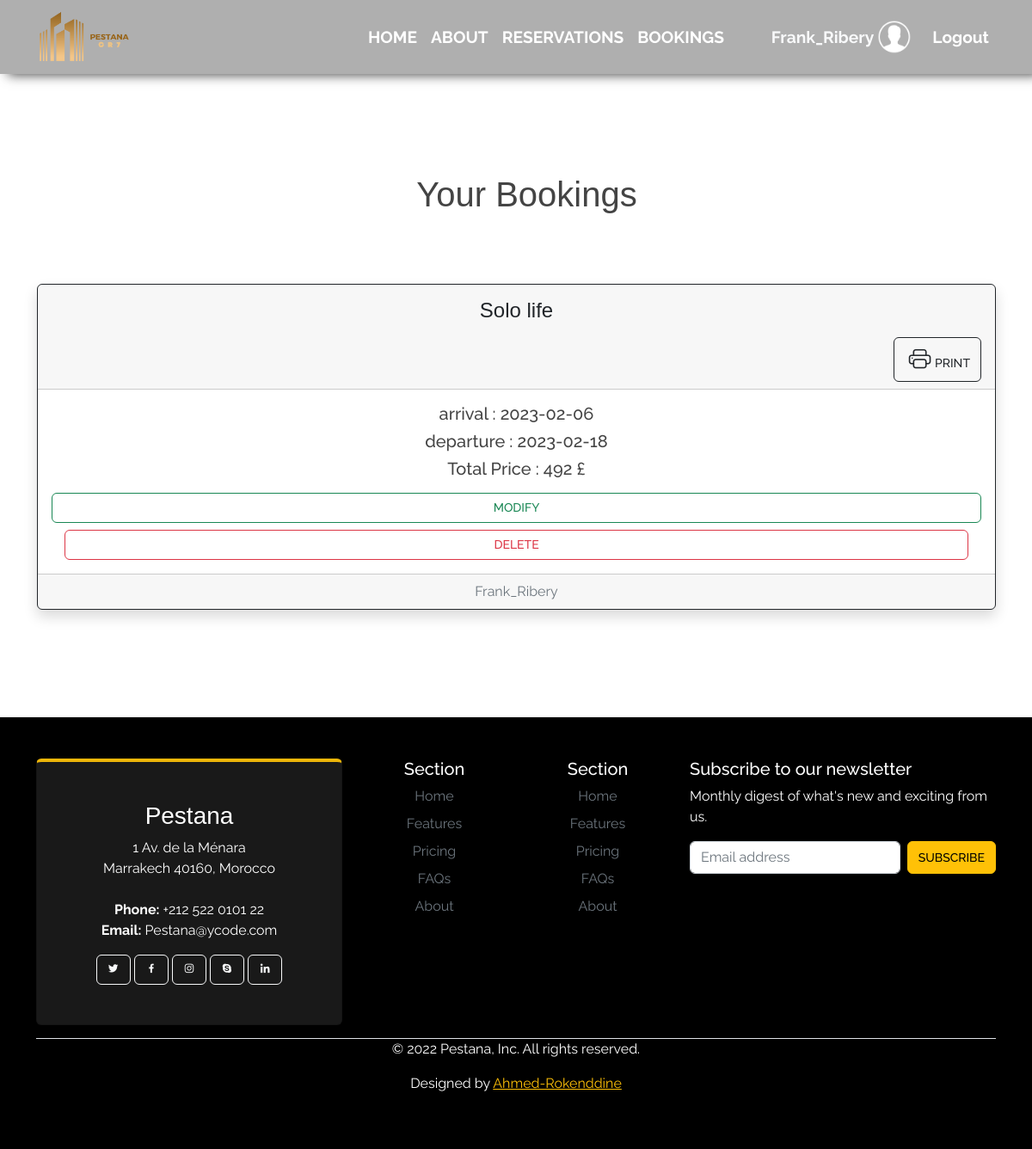
/reservations/search (signed in), run on the app's committed database.
### tables this page shows
CREATE TABLE `reservations` (
  `id` int(255) NOT NULL,
  `roomdid` int(255) NOT NULL,
  `userid` int(255) NOT NULL,
  `arrival` date NOT NULL,
  `departure` date NOT NULL,
  `Total` int(255) NOT NULL
);

CREATE TABLE `rooms` (
  `id` int(11) NOT NULL,
  `title` varchar(255) NOT NULL,
  `Price` int(255) NOT NULL,
  `type` varchar(255) NOT NULL,
  `Suitetype` varchar(255) DEFAULT NULL,
  `Occupied` tinyint(1) NOT NULL DEFAULT 0,
  `picture` varchar(300) NOT NULL
);

### app/controllers/Reservations.php (called while the page is built, shortened)
<?php
   class Reservations extends Controller {
    public function __construct(){
        $this->roomModel = $this->model('Room');
      }
    public function search(){
      $reservations = $this->roomModel->getReservationsbyuser();
      $guests = $this->roomModel->getguestsByreservation();
      $data = [
        'reservations' => $reservations,
        'guests' => $guests
      ];
      $this->view('reservations/search', $data);
    }
    }

### app/libraries/Core.php (called while the page is built, shortened)
<?php
class Core {
    protected $currentMethod = 'index';
    public function __construct() {
        $url = $this->getUrl();
        if (is_array($url) && file_exists('../app/controllers/' . ucwords($url[0]). '.php')) {
            unset($url[0]);
        }
        $this->currentController = new $this->currentController;
        if (isset($url[1])) {
            if (method_exists($this->currentController, $url[1])) {
                $this->currentMethod = $url[1];
                unset($url[1]);
            }
        }
        $this->params = $url ? array_values($url) : [];
        call_user_func_array([$this->currentController, $this->currentMethod], $this->params);
    }
    public function getUrl() {
        if (isset($_GET['url'])) {
            $url = rtrim($_GET['url'], '/');
            $url = filter_var($url, FILTER_SANITIZE_URL);
            $url = explode('/', $url);
            return $url;
        }
    }
}

### public/index.php (called while the page is built, shortened)
<?php
  $init = new Core;

### app/libraries/Database.php (called while the page is built, shortened)
<?php
  class Database {
    private $host = DB_HOST;
    private $user = DB_USER;
    private $pass = DB_PASS;
    private $dbname = DB_NAME;
    private $dbh;
    private $stmt;
    public function __construct(){
      $dsn = 'mysql:host=' . $this->host . ';dbname=' . $this->dbname;
      $options = array(
        PDO::ATTR_PERSISTENT => true,
        PDO::ATTR_ERRMODE => PDO::ERRMODE_EXCEPTION
      );
      try{
        $this->dbh = new PDO($dsn, $this->user, $this->pass, $options);
      } catch(PDOException $e){
        $this->error = $e->getMessage();
        echo $this->error;
      }
    }
    public function query($sql){
      $this->stmt = $this->dbh->prepare($sql);
    }
    public function bind($param, $value, $type = null){
      if(is_null($type)){
        switch(true){
          case is_int($value):
            $type = PDO::PARAM_INT;
            break;
        }
      }
      $this->stmt->bindValue($param, $value, $type);
    }
    public function execute(){
      return $this->stmt->execute();
    }
    public function resultSet(){
      $this->execute();
      return $this->stmt->fetchAll(PDO::FETCH_OBJ);
    }
  }

### app/models/Room.php (called while the page is built, shortened)
<?php
  class Room {
    private $db;
    public function __construct(){
      $this->db = new Database;
    }
public function getReservationsbyuser(){
  $this->db->query('SELECT *,
                             reservations.id as resID,
                             rooms.id as roomID
                             FROM reservations
                             INNER JOIN rooms
                             ON reservations.roomdid = rooms.id
                             WHERE reservations.userid = :iid');
 $this->db->bind(':iid', $_SESSION['user_id']);
  $stonks = $this->db->resultSet();
  return $stonks;
}
public function getguestsByreservation(){
  $this->db->query('SELECT * FROM guests ');
  $row = $this->db->resultSet();
  return $row;
}
  }

### app/views/reservations/search.php (the view, shortened to what this page needs)
<?php require APPROOT . '/views/inc/header.php'; ?>
  <div class="row mb-3 " style="margin-right: -24px;    margin-left: 1px;">
    <div class="text-center title mt-5">
      <h1>Your Bookings</h1>
    </div>
    <div class="row row-cols-1 row-cols-md-12 g-4">
    <?php foreach($data['reservations'] as $reservations) : ?>
    <div class=" col-12 mt-5 mb-5 text-center" id="<?php echo $reservations->resID; ?>">
    <div class=" card text-center shadow border border-dark" >
  <div class="card-header">
  <h4 class="p-2 title text-dark">  <?php echo $reservations->title; ?></h4>
  <button  class="btn btn-outline-dark float-right noni" onclick="printDiv('<?php echo $reservations->resID; ?>')"><i class="bi bi-printer " style="font-size: 1.6rem;  margin: 0.3rem;"></i>Print</button>
  </div>
  <div class="card-body">
    <h5 class="card-title">arrival : <?php echo $reservations->arrival ?></h5>
    <h5 class="card-title"> departure : <?php echo $reservations->departure ?></h5>
    <h5 class="card-title">Total Price : <?php echo $reservations->Total ?> £</h5>
    <a href="<?php echo URLROOT; ?>/reservations/edit/<?php echo $reservations->resID; ?>" type="button" class="btn btn-outline-success col mr-2 mt-2 noni" >Modify</a>
    <form class="col mt-2 noni" type="button" action="<?php echo URLROOT; ?>/reservations/delete/<?php echo $reservations->resID; ?>" method="post">
             <input type="submit" value="Delete" class="btn btn-outline-danger col ">
    </form>
  </div>
  <div class="card-footer text-muted">
  <?php echo $_SESSION['user_name'] ?>
  </div>
</div>
      </div>
  <?php endforeach; ?>
    <div class="col-md-6">
    </div>
  </div>
<?php require APPROOT . '/views/inc/footer.php'; ?>

### public/css/style.css (style rules this page uses)
body { font-family: 'Raleway', sans-serif; color: #444444; overflow-x: hidden; }
body { font-family: 'Raleway', sans-serif; color: #444444; }
.btn { font-family: "Raleway", sans-serif; text-transform: uppercase; font-weight: 500; font-size: 14px; }
.title { font-family: 'Qirkus', sans-serif; text-align: center; }

### data on the page
reservations: roomdid.title "Solo life", arrival "2023-02-06", departure "2023-02-18", Total "492"

### other printed values
$_SESSION['user_name'] "Frank_Ribery"
